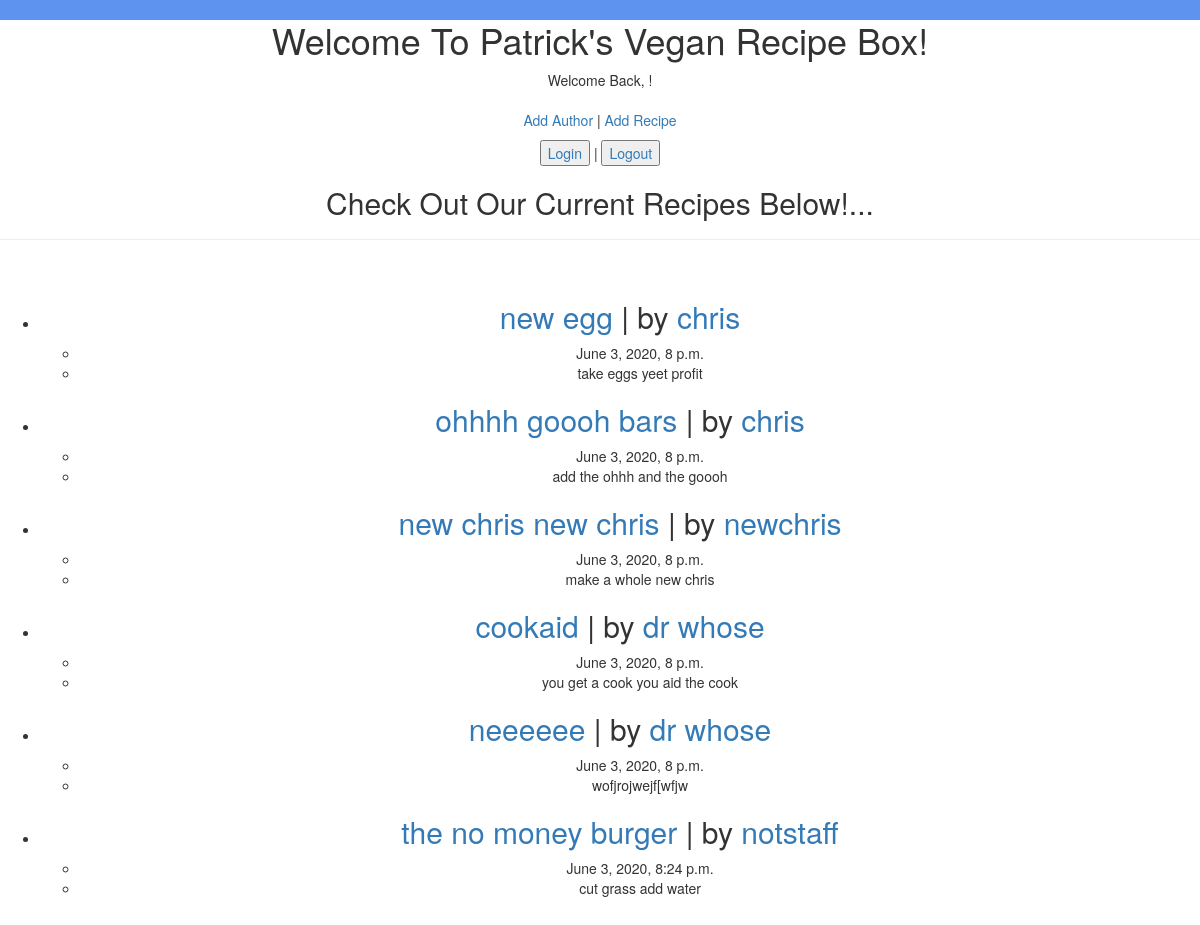
The page / on the database its author committed.
### recipe/models.py (models this page shows, shortened)
class RecipeItem(models.Model):
    title = models.CharField(max_length=50)
    author = models.ForeignKey(Author, on_delete=models.CASCADE)
    description = models.TextField()
    date = models.DateTimeField(default=timezone.now)
    time = models.CharField(max_length=30)
    instructions = models.TextField()

class Author(models.Model):
    user = models.OneToOneField(to=User, on_delete=models.CASCADE, default=None)
    name = models.CharField(max_length=50, default=None)
    bio = models.TextField()
    favorite = models.ManyToManyField(
        'RecipeItem',
        related_name='favorite',
        default = None,
        blank=True,
        symmetrical=False
        )

### recipe/views.py (the view)
# urls.py: path('', views.index, name="homepage"),
def index(request):
    author = Author.objects.all()
    recipe = RecipeItem.objects.all()
    return render(request, 'index.html', {"author_data": author, "recipe_data": recipe})

### recipe/templates/index.html (shortened to what this page needs)
{% load static %}
<!DOCTYPE html>
<head>
    <link rel="stylesheet" href="//maxcdn.bootstrapcdn.com/bootstrap/3.2.0/css/bootstrap.min.css">
    <link rel="stylesheet" href="//maxcdn.bootstrapcdn.com/bootstrap/3.2.0/css/bootstrap-theme.min.css"></head>
    <link rel="stylesheet" href="{% static 'css/index.css' %}">
<main>
    <html>
        <body>
            <h1>Welcome To Patrick's Vegan Recipe Box!</h1>
                <div class='title_div'>Welcome Back, {{user.username}}!</div>
                <p><a href="{% url 'author_add_view' %}"> Add Author</a> | <a href="{% url 'recipe_add_view' %}"> Add Recipe</a></p>
                <a href='login/'><button>Login</button></a> | <a href='logout/'><button>Logout</button></a>
                <div class="basicbox">
                    <h2>Check Out Our Current Recipes Below!...</h2>
                    <hr/>
                    <ul>
                        {% for item in recipe_data %}
                            <li>
                                <h2 class='recipes'>
                                    <a href='recipes/{{item.id}}/'>{{ item.title }}</a> | by <a
                                        href='authors/{{item.author.id}}'>{{ item.author.name }}</a>
                                </h2>
                                <ul>
                                    <li>
                                        {{ item.date }}
                                    </li>
                                    <li>
                                        {{ item.description }}
                                    </li>
                                </ul>
                            </li>
                        {% endfor %}
                    </ul>
                </div>
        </body>
    </html>
</main>

### recipe/static/css/index.css (style rules this page uses)
html { font-family: "Raleway", "Helvetica", sans-serif; font-weight: 400; text-align: center; color: rgb(250, 251, 252); height: 100%; background-color: rgb(94, 148, 240); }

### rows shown on the page
RecipeItem: title "new egg", author.name "chris", date "June 3, 2020, 8 p.m.", description "take eggs yeet profit"
RecipeItem: title "ohhhh goooh bars", author.name "chris", date "June 3, 2020, 8 p.m.", description "add the ohhh and the goooh"
RecipeItem: title "new chris new chris", author.name "newchris", date "June 3, 2020, 8 p.m.", description "make a whole new chris"
RecipeItem: title "cookaid", author.name "dr whose", date "June 3, 2020, 8 p.m.", description "you get a cook you aid the cook"
RecipeItem: title "neeeeee", author.name "dr whose", date "June 3, 2020, 8 p.m.", description "wofjrojwejf[wfjw"
RecipeItem: title "the no money burger", author.name "notstaff", date "June 3, 2020, 8:24 p.m.", description "cut grass add water"
